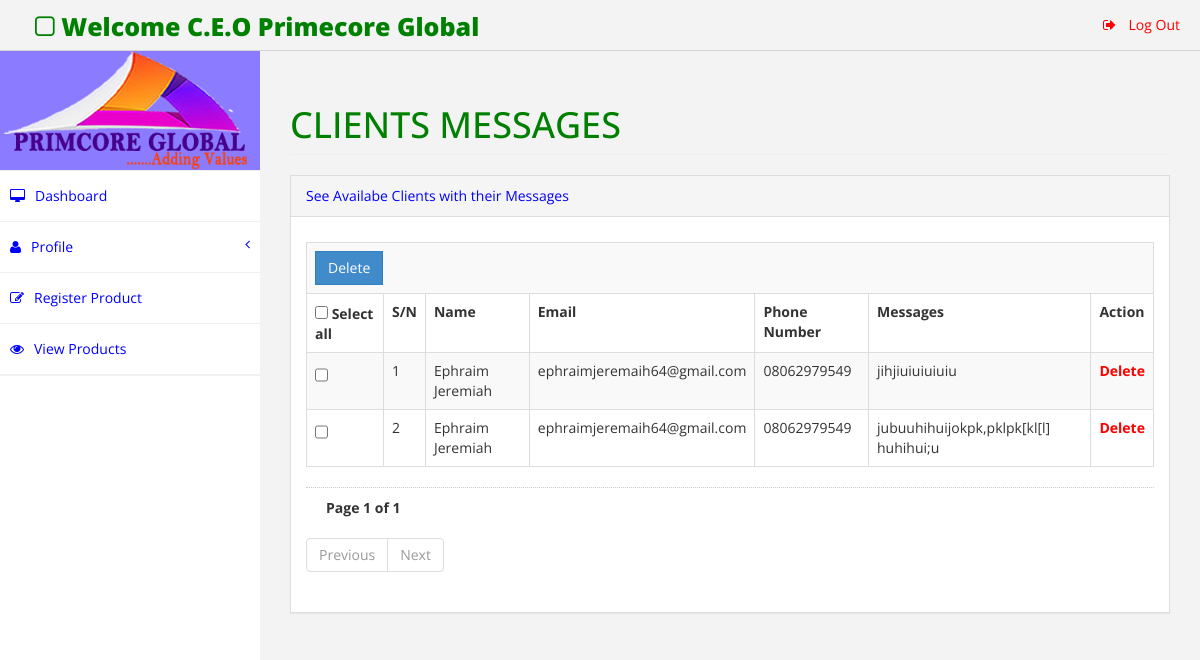
Page /admin/view_contact.php on the committed database.
### tables this page shows
CREATE TABLE IF NOT EXISTS `contact` (
  `ID` int(11) NOT NULL AUTO_INCREMENT,
  `name` varchar(30) NOT NULL,
  `email` varchar(40) NOT NULL,
  `phone` varchar(15) NOT NULL,
  `message` longtext NOT NULL,
  PRIMARY KEY (`ID`)
);

### admin/view_contact.php (the view, shortened to what this page needs)
<?php
require_once('top.php');
?>
<?php
include('menu.php');
?>
<div id="page-wrapper">
            <div class="row">
                <div class="col-lg-12">
                    <h1 class="page-header" style="color: green">CLIENTS MESSAGES</h1>
                </div>
            </div>
<form name="multipledeletion" method="post">
            <div class="row">
                                  <div class="col-lg-12">
                    <div class="panel panel-default">
                        <div style="color: blue" class="panel-heading">
                    	See Availabe Clients with their Messages
                        </div>
<div class="panel-body">
<table align="center" class="table table-striped table-bordered" >
<tr>
    <td colspan="7"><input type="submit" name="submit" value="Delete" class="btn btn-primary btn-md pull-left" onClick="return confirm('Are you sure you want to delete?');" ></td>
</tr>
	<tr>
		<th><input type="checkbox" id="select_all" /> Select all</th>
		<th>S/N</th>
		<th>Name</th>
		<th>Email</th>
		<th>Phone Number</th>
		<th>Messages</th>
		<th colspan="2" align="center">Action</th>
	</tr>
<?php
include("../connection.php");
if (isset($_GET['page_no']) && $_GET['page_no']!="") {
    $page_no = $_GET['page_no'];
    } else {
        $page_no = 1;
        }
        $total_records_per_page = 10;
        $offset = ($page_no-1) * $total_records_per_page;
$previous_page = $page_no - 1;
$next_page = $page_no + 1;
$result_count = mysqli_query(
$connection,
"SELECT COUNT(*) As total_records FROM contact"
);
$total_records = mysqli_fetch_array($result_count);
$total_records = $total_records['total_records'];
$total_no_of_pages = ceil($total_records / $total_records_per_page);
$result = mysqli_query(
    $connection,
    "SELECT * FROM contact ORDER BY ID DESC LIMIT $offset, $total_records_per_page"
    );
$i=1;
while($rows= mysqli_fetch_array($result)){
?>
	<tr>
	<td>
	<input type="checkbox" class="checkbox" name="ids[]" value="<?php echo $rows['ID'];?>"/>
	</td>
	<td>
	<?php echo "$i";?>
	</td>
	<td>
	<?php echo $rows["name"];?>
	</td>
	<td>
	<?php echo $rows["email"]; ?>
	</td>
	<td>
	<?php echo $rows["phone"]; ?>
	</td>
	<td>
	<?php echo $rows["message"]; ?>
	</td>
	<th>
	<a href="contact_delete.php?id=<?php echo $rows['ID'];?>"  onclick="return confirm('Are You Sure, You Want to Remove this Record?');" style="color: red">Delete</a>
	</th>
	</tr>
	<?php
$i++;
}
?>
</table>
<div style='padding: 10px 20px 0px; border-top: dotted 1px #CCC;'>
<strong>Page <?php echo $page_no." of ".$total_no_of_pages; ?></strong>
</div>
<ul class="pagination">
<li <?php if($page_no <= 1){ echo "class='disabled'"; } ?>>
<a <?php if($page_no > 1){
echo "href='?page_no=$previous_page'";
} ?>>Previous</a>
</li>
<li <?php if($page_no >= $total_no_of_pages){
echo "class='disabled'";
} ?>>
<a <?php if($page_no < $total_no_of_pages) {
echo "href='?page_no=$next_page'";
} ?>>Next</a>
</li>
</ul>
</form>
 <?php
include('footer.php');
?>

### admin/assets/css/custom.css (style rules this page uses)
body { font-family: 'Open Sans', sans-serif; }
#page-wrapper { padding: 15px 15px; min-height: 600px; background:#F3F3F3; }
.panel { border-radius: 0px; -webkit-border-radius: 0px; -moz-border-radius: 0px; }
.panel-heading { border-top-left-radius: 0px; border-top-right-radius: 0px; }
.btn { border-radius: 0px; -webkit-border-radius: 0px; -moz-border-radius: 0px; }
@media (min-width:768px) { #page-wrapper { margin: 0 0 0 260px; padding: 15px 30px; min-height: 1200px; } }

### rows in the picture
contact: name "Ephraim Jeremiah", email "ephraimjeremaih64@gmail.com", phone "08062979549", message "jihjiuiuiuiuiu"
contact: name "Ephraim Jeremiah", email "ephraimjeremaih64@gmail.com", phone "08062979549", message "jubuuhihuijokpk,pklpk[kl[l] huhihui;u"

### other values in the picture
$page_no "1"
$total_no_of_pages "1"
